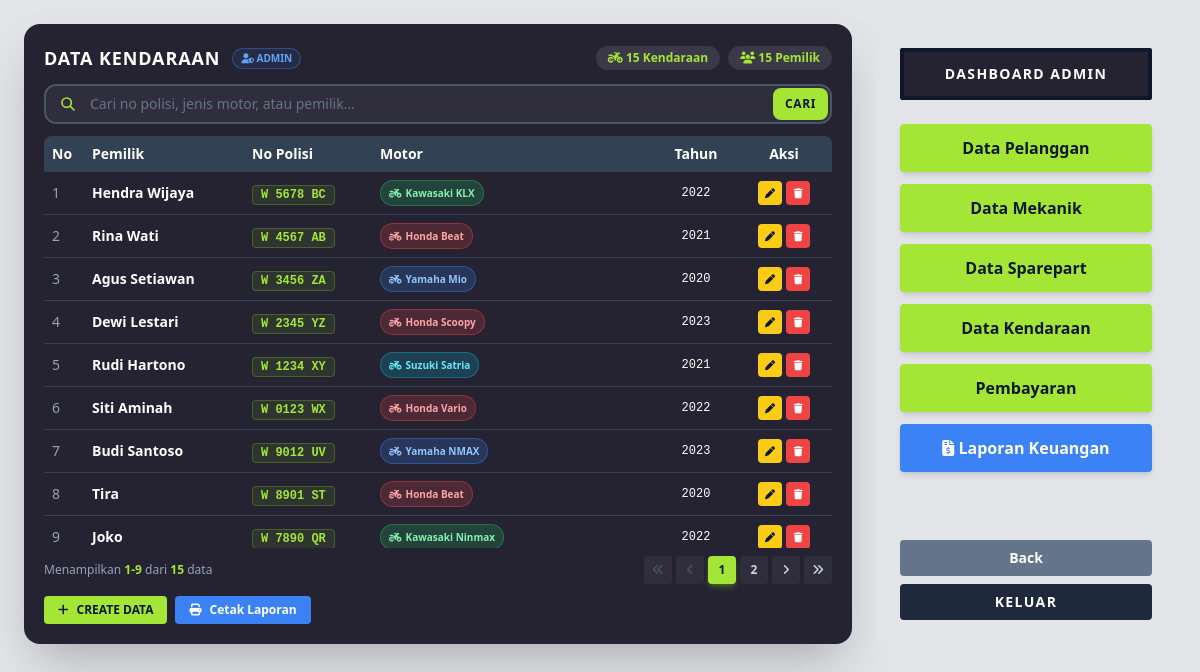
Screenshot of /kendaraan.php (signed in) with the database file from the repository.
### tables this page shows
CREATE TABLE `kendaraan` (
  `id_kendaraan` VARCHAR(15) NOT NULL PRIMARY KEY,
  `id_pelanggan` VARCHAR(15) NOT NULL,
  `no_polisi` VARCHAR(15) NOT NULL UNIQUE,
  `jenis_motor` VARCHAR(50) NOT NULL,
  `tahun` YEAR NOT NULL,
  `keluhan` TEXT DEFAULT NULL,
  CONSTRAINT `fk_kendaraan_pelanggan` FOREIGN KEY (`id_pelanggan`) 
    REFERENCES `pelanggan` (`id_pelanggan`) ON DELETE CASCADE
);

CREATE TABLE `pelanggan` (
  `id_pelanggan` VARCHAR(15) NOT NULL PRIMARY KEY,
  `nama` VARCHAR(100) NOT NULL,
  `alamat` TEXT NOT NULL,
  `no_telp` VARCHAR(20) NOT NULL,
  `jenis_kelamin` ENUM('Laki-laki','Perempuan') DEFAULT 'Laki-laki'
);

### kendaraan.php (the view, shortened to what this page needs)
<?php
require_once 'config/database.php';
require_once 'includes/pagination.php';
$search = $_GET['q'] ?? '';
$baseSql = "FROM kendaraan k JOIN pelanggan p ON k.id_pelanggan = p.id_pelanggan";
if ($search) {
    $stmtCount = $pdo->prepare("SELECT COUNT(*) $baseSql
                                WHERE k.no_polisi LIKE ?
                                OR k.jenis_motor LIKE ?
                                OR p.nama LIKE ?
                                OR k.id_kendaraan LIKE ?");
    $stmtCount->execute(["%$search%", "%$search%", "%$search%", "%$search%"]);
    $totalData = $stmtCount->fetchColumn();
} else {
    $totalData = $pdo->query("SELECT COUNT(*) $baseSql")->fetchColumn();
}
$pg = paginate($totalData, 9);
if ($search) {
    $stmt = $pdo->prepare("SELECT k.*, p.nama AS nama_pelanggan $baseSql
                           WHERE k.no_polisi LIKE ?
                           OR k.jenis_motor LIKE ?
                           OR p.nama LIKE ?
                           OR k.id_kendaraan LIKE ?
                           ORDER BY k.id_kendaraan DESC
                           LIMIT {$pg['limit']} OFFSET {$pg['offset']}");
    $stmt->execute(["%$search%", "%$search%", "%$search%", "%$search%"]);
} else {
    $stmt = $pdo->query("SELECT k.*, p.nama AS nama_pelanggan $baseSql
                         ORDER BY k.id_kendaraan DESC
                         LIMIT {$pg['limit']} OFFSET {$pg['offset']}");
}
$data = $stmt->fetchAll();
$totalKendaraan = $pdo->query("SELECT COUNT(*) FROM kendaraan")->fetchColumn();
$totalPelanggan = $pdo->query("SELECT COUNT(DISTINCT id_pelanggan) FROM kendaraan")->fetchColumn();
?>
<!DOCTYPE html>
<html lang="id">
<head>
    <script src="https://cdn.tailwindcss.com"></script>
    <link rel="stylesheet" href="https://cdnjs.cloudflare.com/ajax/libs/font-awesome/6.5.1/css/all.min.css">
</head>
<body class="bg-[#e2e4e7] p-6 min-h-screen">
<div class="max-w-7xl mx-auto flex gap-6" style="height: 620px;">
    <div class="flex-1 bg-[#252332] rounded-2xl shadow-2xl p-5 flex flex-col">
        <div class="flex justify-between items-center mb-3">
            <div class="flex items-center gap-3">
                <h1 class="text-white font-black text-lg tracking-wider">DATA KENDARAAN</h1>
                <span class="text-[10px] font-bold text-blue-400 bg-blue-500/10 px-2 py-0.5 rounded-full border border-blue-500/40">
                    <i class="fas fa-user-shield"></i> ADMIN
                </span>
            </div>
            <div class="flex gap-2 text-xs">
                <span class="bg-white/10 text-lime-400 px-3 py-1 rounded-full font-bold">
                    <i class="fas fa-motorcycle"></i> <?= $totalKendaraan ?> Kendaraan
                </span>
                <span class="bg-white/10 text-lime-400 px-3 py-1 rounded-full font-bold">
                    <i class="fas fa-users"></i> <?= $totalPelanggan ?> Pemilik
                </span>
            </div>
        </div>
        <form method="GET" class="mb-3">
            <div class="relative group">
                <div class="absolute inset-y-0 left-0 pl-4 flex items-center pointer-events-none">
                    <svg class="h-4 w-4 text-lime-400" xmlns="http://www.w3.org/2000/svg" fill="none" viewBox="0 0 24 24" stroke="currentColor" stroke-width="2.5">
                        <path stroke-linecap="round" stroke-linejoin="round" d="M21 21l-6-6m2-5a7 7 0 11-14 0 7 7 0 0114 0z"/>
                    </svg>
                </div>
                <input type="text" name="q" value="<?= htmlspecialchars($search) ?>"
                       placeholder="Cari no polisi, jenis motor, atau pemilik..."
                       autocomplete="off"
                       class="w-full bg-white/5 border-2 border-slate-600 text-white placeholder-slate-500 rounded-xl pl-11 pr-24 py-2 text-sm focus:outline-none focus:border-lime-500 transition-all">
                <button type="submit"
                        class="absolute inset-y-1 right-1 bg-[#a3e635] hover:bg-[#84cc16] text-slate-900 font-bold px-3 rounded-lg text-xs tracking-wider transition">
                    CARI
                </button>
            </div>
        </form>
        <div class="flex-1 rounded-lg overflow-hidden">
            <table class="w-full text-sm table-fixed">
                <thead class="bg-slate-700 text-white">
                    <tr>
                        <th class="p-2 text-left w-10">No</th>
                        <th class="p-2 text-left w-40">Pemilik</th>
                        <th class="p-2 text-left w-32">No Polisi</th>
                        <th class="p-2 text-left">Motor</th>
                        <th class="p-2 text-center w-20">Tahun</th>
                        <th class="p-2 text-center w-24">Aksi</th>
                    </tr>
                </thead>
                <tbody>
                <?php if (empty($data)): ?>
                    <tr>
                        <td colspan="6" class="text-center text-slate-400 py-8">
                            <i class="fas fa-motorcycle text-2xl block mb-2 text-slate-600"></i>
                            <?= $search ? 'Tidak ada hasil yang cocok' : 'Belum ada data kendaraan' ?>
                        </td>
                    </tr>
                <?php else: foreach ($data as $i => $k):
                    $motor = strtolower($k['jenis_motor']);
                    if (strpos($motor, 'honda') !== false) {
                        $motorBadge = 'bg-red-500/20 text-red-300 border-red-500/40';
                    } elseif (strpos($motor, 'yamaha') !== false) {
                        $motorBadge = 'bg-blue-500/20 text-blue-300 border-blue-500/40';
                    } elseif (strpos($motor, 'suzuki') !== false) {
                        $motorBadge = 'bg-cyan-500/20 text-cyan-300 border-cyan-500/40';
                    } elseif (strpos($motor, 'kawasaki') !== false) {
                        $motorBadge = 'bg-green-500/20 text-green-300 border-green-500/40';
                    } else {
                        $motorBadge = 'bg-slate-500/20 text-slate-300 border-slate-500/40';
                    }
                    $no = $pg['offset'] + $i + 1;
                ?>
                    <tr class="text-white border-b border-slate-700 hover:bg-slate-700/50 transition">
                        <td class="p-2 text-slate-400"><?= $no ?></td>
                        <td class="p-2 font-semibold truncate"><?= htmlspecialchars($k['nama_pelanggan']) ?></td>
                        <td class="p-2">
                            <span class="font-mono text-xs font-bold text-lime-400 bg-lime-500/10 px-2 py-0.5 rounded border border-lime-500/30">
                                <?= htmlspecialchars($k['no_polisi']) ?>
                            </span>
                        </td>
                        <td class="p-2">
                            <span class="inline-flex items-center gap-1 <?= $motorBadge ?> px-2 py-0.5 rounded-full border font-bold text-[10px]">
                                <i class="fas fa-motorcycle"></i> <?= htmlspecialchars($k['jenis_motor']) ?>
                            </span>
                        </td>
                        <td class="p-2 text-center text-xs font-mono"><?= htmlspecialchars($k['tahun']) ?></td>
                        <td class="p-2 text-center">
                            <div class="flex justify-center gap-1">
                                <a href="kendaraan_form.php?id=<?= $k['id_kendaraan'] ?>"
                                   class="inline-flex items-center justify-center w-6 h-6 bg-yellow-400 hover:bg-yellow-500 text-slate-900 rounded transition"
                                   title="Edit">
                                    <i class="fas fa-pen text-[10px]"></i>
                                </a>
                                <button onclick="confirmDelete('<?= $k['id_kendaraan'] ?>', '<?= htmlspecialchars(addslashes($k['no_polisi'])) ?>')"
                                        class="inline-flex items-center justify-center w-6 h-6 bg-red-500 hover:bg-red-600 text-white rounded transition"
                                        title="Hapus">
                                    <i class="fas fa-trash text-[10px]"></i>
                                </button>
                            </div>
                        </td>
                    </tr>
                <?php endforeach; endif; ?>
                </tbody>
            </table>
        </div>
        <?= renderPagination($pg, 'kendaraan.php', $search ? ['q' => $search] : []) ?>
        <div class="flex gap-2 mt-1">
            <a href="kendaraan_form.php"
               class="bg-[#a3e635] hover:bg-[#84cc16] text-slate-900 font-bold px-3.5 py-1.5 rounded text-xs transition flex items-center gap-2">
                <i class="fas fa-plus"></i> CREATE DATA
            </a>
            <a href="laporan_kendaraan.php" target="_blank"
               class="bg-blue-500 hover:bg-blue-600 text-white font-bold px-3.5 py-1.5 rounded text-xs transition flex items-center gap-2">
                <i class="fas fa-print"></i> Cetak Laporan
            </a>
        </div>
    </div>
    <?php include 'includes/sidebar.php'; ?>
</div>
</body>
</html>

### rows the page displays
kendaraan: no "1", id_pelanggan.nama "Hendra Wijaya", no_polisi "W 5678 BC", jenis_motor "Kawasaki KLX", tahun "2022"
kendaraan: no "2", id_pelanggan.nama "Rina Wati", no_polisi "W 4567 AB", jenis_motor "Honda Beat", tahun "2021"
kendaraan: no "3", id_pelanggan.nama "Agus Setiawan", no_polisi "W 3456 ZA", jenis_motor "Yamaha Mio", tahun "2020"
kendaraan: no "4", id_pelanggan.nama "Dewi Lestari", no_polisi "W 2345 YZ", jenis_motor "Honda Scoopy", tahun "2023"
kendaraan: no "5", id_pelanggan.nama "Rudi Hartono", no_polisi "W 1234 XY", jenis_motor "Suzuki Satria", tahun "2021"
kendaraan: no "6", id_pelanggan.nama "Siti Aminah", no_polisi "W 0123 WX", jenis_motor "Honda Vario", tahun "2022"
kendaraan: no "7", id_pelanggan.nama "Budi Santoso", no_polisi "W 9012 UV", jenis_motor "Yamaha NMAX", tahun "2023"
kendaraan: no "8", id_pelanggan.nama "Tira", no_polisi "W 8901 ST", jenis_motor "Honda Beat", tahun "2020"
kendaraan: no "9", id_pelanggan.nama "Joko", no_polisi "W 7890 QR", jenis_motor "Kawasaki Ninmax", tahun "2022"

### other values shown
$totalKendaraan "15"
$totalPelanggan "15"
$pg['from'] "1"
$pg['to'] "9"
$pg['totalData'] "15"
